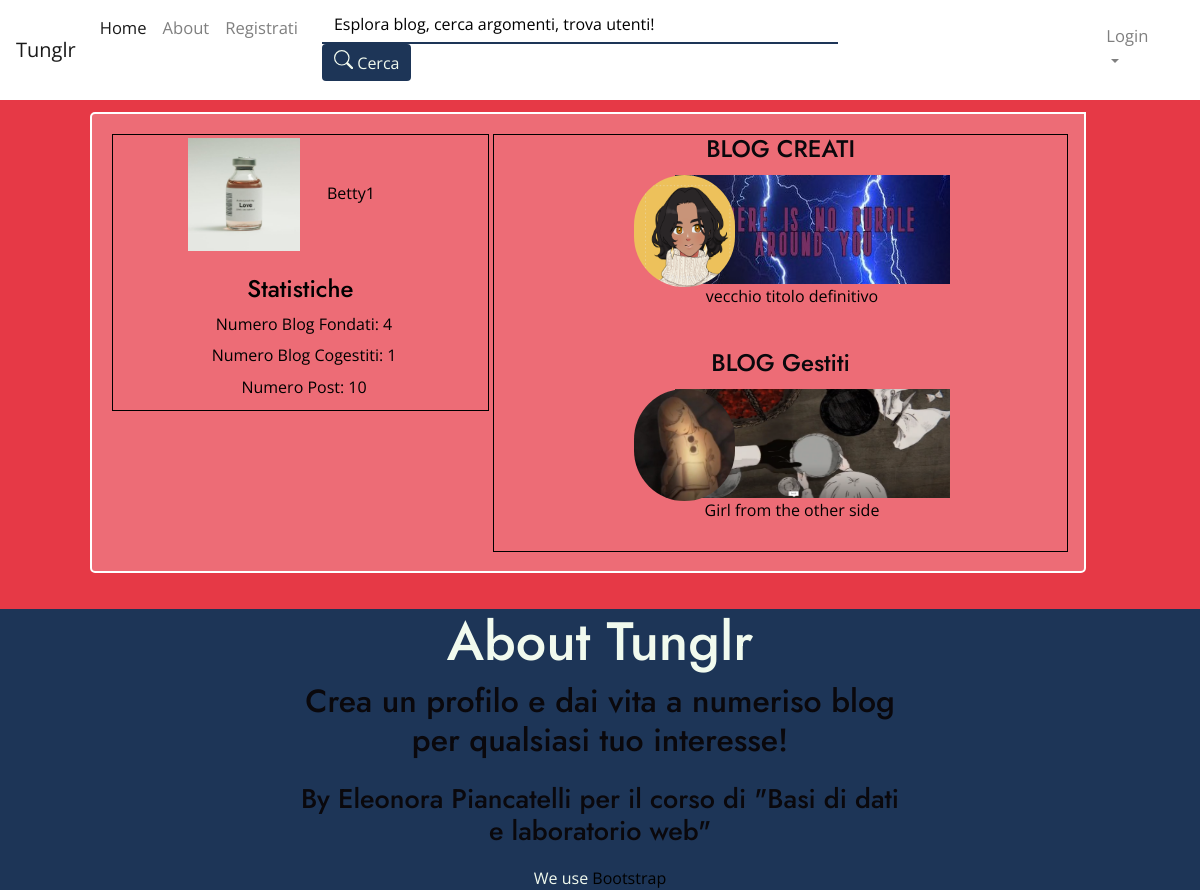
Page /Sitodb/Profilo Pubblico.php?nick=Betty1 on the committed database.
### tables this page shows
CREATE TABLE `iscritti` (
  `numerotelefono` int(11) DEFAULT NULL,
  `documento` varchar(9) DEFAULT NULL,
  `password` varchar(60) NOT NULL,
  `mail` varchar(100) NOT NULL,
  `nomeutente` varchar(30) NOT NULL,
  `Pagamento` varchar(255) DEFAULT NULL,
  `Avatar` varchar(255) NOT NULL,
  `IDUtente` int(100) NOT NULL
);

CREATE TABLE `blog` (
  `nome` varchar(200) NOT NULL,
  `IDBlog` int(11) NOT NULL,
  `Fondatore` varchar(30) NOT NULL,
  `Descrizione` text DEFAULT NULL,
  `icon` varchar(550) DEFAULT NULL,
  `header` varchar(550) DEFAULT NULL,
  `contatore` int(11) DEFAULT NULL
);

### Sitodb/Profilo Pubblico.php (the view, shortened to what this page needs)
<!DOCTYPE html>
<html lang="it">
<head>
  <link rel="stylesheet" href="https://maxcdn.bootstrapcdn.com/bootstrap/4.0.0/css/bootstrap.min.css">
 <link rel="stylesheet" href="generalstyle1.css" />
 <?php
	require 'connessionedb.php';
	$utente = $_REQUEST["nick"];
	$pathimg = "uploads/$utente/";
?>
</head>
  <body>
<nav class="navbar navbar-expand-lg navbar-light bg-light" id="MainNav">
	<a class="navbar-brand" href="/Sitodb/Home.php">Tunglr</a>
	<div class="collapse navbar-collapse" id="navbarNavDropdown">
		<ul class="navbar-nav">
			<li class="nav-item active">
				<a class="nav-link" href="/Sitodb/Home.php">Home <span class="sr-only">(current)</span></a>
			</li>
			<li class="nav-item">
				<a class="nav-link" href="#Footer">About</a>
			</li>
			<li class="nav-item" id="refistrati!">
				<a class="nav-link" href="#Registratiform">Registrati</a>
			</li>
<nav class="navbar navbar-light bg-light">
	<form class="form-inline" method="get" action="cerca.php">
		<input class="form-control mr-sm-2" type="search" name = "search" placeholder="Esplora blog, cerca argomenti, trova utenti!" aria-label="Search">
		<button class="btn btn-outline-success my-2 my-sm-0" type="submit"> Cerca </button>
	</form>
</nav>
		</ul>
	</div>
<nav class="navbar navbar-expand-lg navbar-light bg-light" >
	<div class="collapse navbar-collapse" id="navbarNavDropdown">
    <ul class="navbar-nav" >
      <li class="nav-item dropdown" id="togliere">
        <a class="nav-link dropdown-toggle" href="#" id="navbarDropdownMenuLink" data-toggle="dropdown" aria-haspopup="true" aria-expanded="false">
          Login
        </a>
      </li>
    </ul>
  </div>
</nav>
</nav>
  <div class="centrale" id="centrale">
	<div id="baricentro">
		<div id="Sinistra" class="Sinistra">
			<div id="testa">
			<?php
				$query = "SELECT nomeutente, mail, numerotelefono, Avatar FROM iscritti WHERE nomeutente = '$utente'";
				$result = $mysqli->query($query);
				$row = $result->fetch_assoc();
				if ($row["Avatar"] != NULL){
					$avatarname = $pathimg.$row["Avatar"];
				} else {
					$avatarname = "uploads/standard/deafulticon.png " ;
				}
				$queryA = "SELECT * FROM blog WHERE Fondatore = '$utente'";
				$resultA = $mysqli->query($queryA);
				$numero = $resultA->num_rows;
				$queryB = "SELECT * FROM coautore WHERE NomeCoAutore = '$utente'";
				$resultB = $mysqli->query($queryB);
				$numeroB = $resultB->num_rows;
				$queryC = "SELECT * FROM post WHERE Scrittore = '$utente'";
				$resultC = $mysqli->query($queryC);
				$numeroC = $resultC->num_rows;
				?>
				<div id="Avatar" class="Avatar"> <img style="width:100%" id="immagineavatarUT"  src= "<?php echo $avatarname; ?> "> </div>
				<div id="NomeUtente" name="nomeutente"> <?php echo $row["nomeutente"]; ?> </div>
			</div>
			<br>
			<div id="base">
				<h4> Statistiche</h4>
				<div id="2" class="others" style="text-align:center;"> Numero Blog Fondati:
					<span id="NumBlog" > <?php echo $numero; ?></span>
				</div>
				<div id="3" class="others" style="text-align:center;"> Numero Blog Cogestiti:
					<span id="NumbBlogC"> <?php echo $numeroB; ?></span>
				</div>
				<div id="4" class="others" style="text-align:center;"> Numero Post:
					<span id="NumbPost"> <?php echo $numeroC; ?></span>
				</div>
			</div>
		</div>
		<div id="Destra" class="Destra">
			<h4> BLOG CREATI</h4>
			<div id="Blogcreati" class="others" >
			<?php
				$query1 = "SELECT * FROM blog WHERE Fondatore = '$utente'";
				$result1 = $mysqli->query($query1);
				if ($result->num_rows > 0) {
					while ($row1 = $result1->fetch_assoc()){
						$codeb = $row1["IDBlog"];
						$pathimgBlog = "uploads/$codeb/";
						if($row1["header"] != NULL){
							$nomeheader = $pathimgBlog.$row1["header"] ;
						} else {
							$nomeheader = "uploads/standard/defaultheader.jpg" ;
						}
						if($row1["icon"] != NULL){
							$nomeicon = $pathimgBlog.$row1["icon"] ;
						} else {
							$nomeicon = "uploads/standard/deafulticon.png" ;
						}
				?>
				<a href="/Sitodb/Pagina Blog.php?idblog=<?php echo $codeb; ?>">
				<div class="fondato">
						<span class="icona"> <img id="iconaok" src="<?php echo $nomeicon; ?> "> </span>
						<span class="header"> <img id="headerok" src="<?php echo $nomeheader; ?>"> </span>
						<span class="title">  <?php echo $row1["nome"]; ?> </span>
				</div>
				</a>
				<br>
			<?php
				}
			} else {
			?>
					<p style="text-align: center;"> Non ci sono blog gestiti</p>
			<?php
			}
			?>
			</div>
			<br>
			<h4> BLOG Gestiti</h4>
			<div id="Bloggestiti" class="others" >
			<?php
				$query2 = "SELECT IDBlog FROM coautore WHERE NomeCoAutore = '$utente'";
				$result2 = $mysqli->query($query2);
				if ($result2->num_rows > 0) {
					while ($row2 = $result2->fetch_assoc()){
						$bloggestito = $row2["IDBlog"];
						$queryb = "SELECT * FROM blog WHERE IDBlog = '$bloggestito'";
						$resultb = $mysqli->query($queryb);
						while ($rowb = $resultb->fetch_assoc()){
							$codec = $rowb["IDBlog"];
							$pathimgGest = "uploads/$codec/";
							if($rowb["header"] != NULL){
								$nomeheader2 = $pathimgGest.$rowb["header"] ;
							} else {
								$nomeheader2 = "uploads/standard/defaultheader.jpg" ;
							}
							if($rowb["icon"] != NULL){
								$nomeicon2 = $pathimgGest.$rowb["icon"] ;
							} else {
								$nomeicon2 = "uploads/standard/deafulticon.png" ;
							}
				?>
							<a href="/Sitodb/Pagina Blog.php?idblog=<?php echo $bloggestito; ?>">
							<div class="gestito">
									<span class="icona"><img id="iconaok" src="<?php echo $nomeicon2 ; ?> ">  </span>
									<span class="header"> <img id="headerok" src="<?php echo $nomeheader2; ?>"></span>
									<span class="title"> <?php echo $rowb["nome"]; ?> </span>
							</div>
							</a>
							<br>
			<?php
						}
					}
				} else {
			?>
					<p style="text-align: center;"> Non ci sono blog gestiti</p>
			<?php
				}
			?>
			</div>
		</div>
	</div>
</div>
<div id="Footer">
	<h1 id="FooterTitolo">About Tunglr</h1>
	<h2 id="FooterSottotitolo">Crea un profilo e dai vita a numeriso blog per qualsiasi tuo interesse! </h2>
	<h3 id="FooterSottotitolo" style="font-size: 27px; margin-top:2%;"> By Eleonora Piancatelli per il corso di "Basi di dati e laboratorio web" </h3>
	<div id="Credits" style="text-aling:center;">
		We use <a href="https://getbootstrap.com/">Bootstrap</a>
	</div>
</div>
</body>
</html>

### Sitodb/generalstyle1.css (style rules this page uses)
body { font-family: 'Open Sans', sans-serif; color: #0a080c; background-color: #E63946; }
.nav-link { font-size: calc(15px + 0.2vh); color: #F1FAEE; }
.form-control::placeholder { color: #000; }
#navbarNavDropdown > ul > nav > form > input { width: calc(500px + 1em); background: inherit; }
.form-control { border: none; border-bottom: 2px solid #1D3557; border-radius: initial; background-color: #F1FAEE; }
.btn, .btn-primary, .btn-outline-success { color:#F1FAEE; background: #1D3557; border: none; }
.form-inline { margin-top: -10px; }
.navbar-nav { margin-bottom: 2px; }
.bg-light { background-color: white !important; }
#Footer { background-color: #1D3557; }
#FooterTitolo { font-family: Jost; font-size: calc(30px + 2vw); text-align: center; color: #F1FAEE; }
#FooterSottotitolo { width: 50%; margin: auto; text-align: center; }
#Credits { list-style: none; text-align: center; margin: auto; width: 50%; overflow: hidden; margin-top: calc(10px + 1vh); color: #F1FAEE; }
.autorepost, a:link { color: black; }
h1, h2, h3 { font-family: "Jost", sans-serif; }
h4 { font-family: "Jost", sans-serif; text-align: center; }
div.centrale { background-color: rgba(255,255,255,0.26); width: 83%; border: solid 2px #FFFFFF; margin-top: 1%; margin-left:7.5%; margin-right:7.5%; margin-bottom:3%; border-radius: 5px 0 5px 5px; }
#Sinistra { color: black; width: 38%; vertical-align: top; position: relative; display: inline-block; border: 1px solid black; }
#baricentro { width: 100%; margin: 2%; }
#Destra { width: 58%; overflow-x: auto; display: inline-block; vertical-align: middle; border: 1px solid black; }
#Avatar { margin-top: 1%; text-align: center; display: inline-block; width: 30%; margin-left:20%; margin-right:5%; }
#NomeUtente { margin-left:1%; display: inline-block; text-align: center; }
div.others { display: block; margin-top:2%; margin-left: 2%; }
div.fondato { text-align: center; margin-left: 2%; }
div.gestito { text-align: center; margin-left: 2%; }
span.icona img { position:absolute; height: 112px; width: 18%; -moz-border-radius: 110px; -webkit-border-radius: 110px; border-radius: 110px; z-index:200; }
span.header img { width:50%; height: 109px; margin-left: 7.5%; position: relative; }
span.title { display:block; }
#Blogcreati, #Bloggestiti { overflow-x:hidden; position:relative; height: 150px; }
#base { margin-bottom:3%; }
a:link { color: black; }

### rows in the picture
iscritti: Avatar (picture), nomeutente "Betty1"
blog: IDBlog+icon (picture), IDBlog+header (picture), nome "vecchio titolo definitivo"
blog: IDBlog+icon (picture), IDBlog+header (picture), nome "Girl from the other side"

### other values in the picture
$numero "4"
$numeroB "1"
$numeroC "10"
